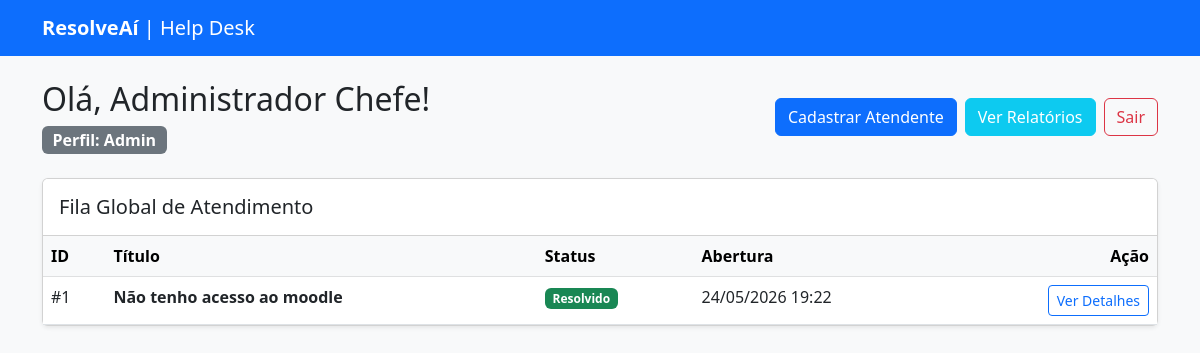
Screenshot of / (signed in) with the database file from the repository.
### app/models.py (models this page shows)
class User(UserMixin, db.Model):
    id = db.Column(db.Integer, primary_key=True)
    nome = db.Column(db.String(100), nullable=False)
    email = db.Column(db.String(120), unique=True, nullable=False)
    senha = db.Column(db.String(200), nullable=False)
    tipo = db.Column(db.String(20), nullable=False, default='cliente')
    tickets = db.relationship('Ticket', backref='cliente', lazy=True)
    respostas = db.relationship('Reply', backref='autor', lazy=True)

class Ticket(db.Model):
    id = db.Column(db.Integer, primary_key=True)
    titulo = db.Column(db.String(150), nullable=False)
    descricao = db.Column(db.Text, nullable=False)
    status = db.Column(db.String(50), default='Aberto')
    data_criacao = db.Column(db.DateTime, default=datetime.utcnow)
    nota = db.Column(db.Integer, nullable=True)
    cliente_id = db.Column(db.Integer, db.ForeignKey('user.id'), nullable=False)
    respostas = db.relationship('Reply', backref='ticket_original', lazy=True)

### app/routes.py (the view)
@bp.route('/')
@login_required
def dashboard():
    if current_user.tipo == 'cliente':
        tickets = Ticket.query.filter_by(cliente_id=current_user.id).all()
    else:
        tickets = Ticket.query.all()
    return render_template('dashboard.html', tickets=tickets)

### app/__init__.py (called while the page is built)
def create_app():
    app = Flask(__name__)
    app.config['SECRET_KEY'] = 'chave_super_secreta_para_sessoes'
    app.config['SQLALCHEMY_DATABASE_URI'] = 'sqlite:///database.db'
    app.config['SQLALCHEMY_TRACK_MODIFICATIONS'] = False
    db.init_app(app)
    login_manager.init_app(app)
    login_manager.login_view = 'main.login' # Redireciona não-logados pra cá
    login_manager.login_message = "Por favor, faça login para acessar esta página."
    from app.models import User
    @login_manager.user_loader
    def load_user(user_id):
        return User.query.get(int(user_id))
    from app.routes import bp
    app.register_blueprint(bp)
    return app

### app/templates/dashboard.html
{% extends "base.html" %}
{% block content %}
<div class="d-flex justify-content-between align-items-center mb-4 mt-4">
    <div>
        <h2>Olá, {{ current_user.nome }}!</h2>
        <span class="badge bg-secondary fs-6">Perfil: {{ current_user.tipo | capitalize }}</span>
    </div>
    <div class="d-flex gap-2">
        {% if current_user.tipo == 'cliente' %}
            <a href="/ticket/novo" class="btn btn-success">Abrir Novo Chamado</a>
        {% elif current_user.tipo == 'admin' %}
            <a href="/admin/atendentes/novo" class="btn btn-primary">Cadastrar Atendente</a>
            <a href="/admin/relatorios" class="btn btn-info text-white">Ver Relatórios</a>
        {% endif %}
        <a href="/logout" class="btn btn-outline-danger">Sair</a>
    </div>
</div>
<div class="card shadow-sm">
    <div class="card-header bg-white py-3">
        <h5 class="mb-0">{% if current_user.tipo == 'cliente' %}Meus Chamados{% else %}Fila Global de Atendimento{% endif %}</h5>
    </div>
    <div class="card-body p-0">
        <table class="table table-hover mb-0">
            <thead class="table-light">
                <tr>
                    <th>ID</th>
                    <th>Título</th>
                    <th>Status</th>
                    <th>Abertura</th>
                    <th class="text-end">Ação</th>
                </tr>
            </thead>
            <tbody>
                {% for ticket in tickets %}
                <tr>
                    <td>#{{ ticket.id }}</td>
                    <td><strong>{{ ticket.titulo }}</strong></td>
                    <td>
                        {% if ticket.status == 'Aberto' %}
                            <span class="badge bg-warning text-dark">Aberto</span>
                        {% elif ticket.status == 'Em Andamento' %}
                            <span class="badge bg-primary">Em Andamento</span>
                        {% else %}
                            <span class="badge bg-success">Resolvido</span>
                        {% endif %}
                    </td>
                    <td>{{ ticket.data_criacao.strftime('%d/%m/%Y %H:%M') }}</td>
                    <td class="text-end">
                        <a href="/ticket/{{ ticket.id }}" class="btn btn-sm btn-outline-primary">Ver Detalhes</a>
                    </td>
                </tr>
                {% else %}
                <tr>
                    <td colspan="5" class="text-center py-4 text-muted">Nenhum chamado encontrado.</td>
                </tr>
                {% endfor %}
            </tbody>
        </table>
    </div>
</div>
{% endblock %}

### rows the page displays
User: nome "Administrador Chefe", tipo "Admin"
Ticket: id "1", titulo "Não tenho acesso ao moodle", status "Resolvido", data_criacao "24/05/2026 19:22"
